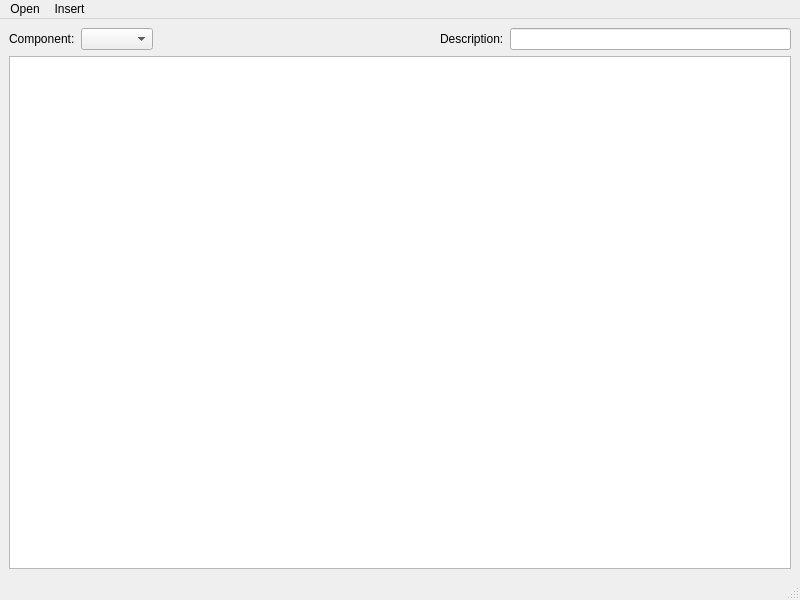
<ui version="4.0" >
 <class>MainWindow</class>
 <widget class="QMainWindow" name="MainWindow" >
  <property name="geometry" >
   <rect>
    <x>0</x>
    <y>0</y>
    <width>800</width>
    <height>600</height>
   </rect>
  </property>
  <property name="maximumSize" >
   <size>
    <width>16777215</width>
    <height>16777215</height>
   </size>
  </property>
  <property name="windowTitle" >
   <string>Force 10 DB</string>
  </property>
  <widget class="QWidget" name="centralwidget" >
   <layout class="QHBoxLayout" name="horizontalLayout_3" >
    <item>
     <layout class="QVBoxLayout" name="verticalLayout" >
      <item>
       <layout class="QHBoxLayout" name="horizontalLayout_2" >
        <item>
         <layout class="QHBoxLayout" name="horizontalLayout" >
          <item>
           <widget class="QLabel" name="label" >
            <property name="text" >
             <string>Component:</string>
            </property>
           </widget>
          </item>
          <item>
           <widget class="QComboBox" name="comboBox" />
          </item>
         </layout>
        </item>
        <item>
         <spacer name="horizontalSpacer" >
          <property name="orientation" >
           <enum>Qt::Horizontal</enum>
          </property>
          <property name="sizeHint" stdset="0" >
           <size>
            <width>40</width>
            <height>20</height>
           </size>
          </property>
         </spacer>
        </item>
        <item>
         <widget class="QLabel" name="label_2" >
          <property name="text" >
           <string>Description:</string>
          </property>
         </widget>
        </item>
        <item>
         <widget class="QLineEdit" name="lineEdit" />
        </item>
       </layout>
      </item>
      <item>
       <widget class="QTableWidget" name="tableWidget" />
      </item>
     </layout>
    </item>
   </layout>
  </widget>
  <widget class="QMenuBar" name="menubar" >
   <property name="geometry" >
    <rect>
     <x>0</x>
     <y>0</y>
     <width>800</width>
     <height>28</height>
    </rect>
   </property>
   <widget class="QMenu" name="menuOpen" >
    <property name="title" >
     <string>Open</string>
    </property>
    <addaction name="actionConnection" />
   </widget>
   <widget class="QMenu" name="menuInsert" >
    <property name="title" >
     <string>Insert</string>
    </property>
    <addaction name="actionInsert_Product" />
    <addaction name="actionInsert_Object" />
    <addaction name="actionInsert_Problem" />
   </widget>
   <addaction name="menuOpen" />
   <addaction name="menuInsert" />
  </widget>
  <widget class="QStatusBar" name="statusbar" />
  <action name="actionConnection" >
   <property name="text" >
    <string>Connection</string>
   </property>
  </action>
  <action name="actionInsert_Product" >
   <property name="text" >
    <string>Insert Product</string>
   </property>
  </action>
  <action name="actionInsert_Object" >
   <property name="text" >
    <string>Insert Object</string>
   </property>
  </action>
  <action name="actionInsert_Problem" >
   <property name="text" >
    <string>Insert Problem</string>
   </property>
  </action>
 </widget>
 <resources/>
 <connections/>
</ui>
